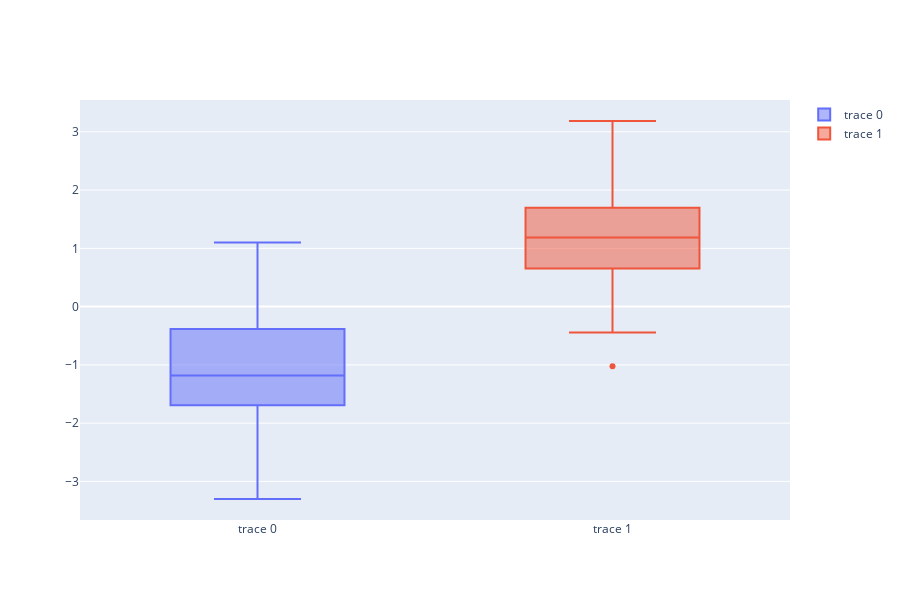

Notebook source saved alongside this figure:
### Markdown cell above
# Boxplots

### Code cell
np.random.seed(1)

y0 = np.random.randn(50) - 1
y1 = np.random.randn(50) + 1

fig = go.Figure()
fig.add_trace(go.Box(y=y0))
fig.add_trace(go.Box(y=y1))

fig.update_layout(height=600)
fig.show()
